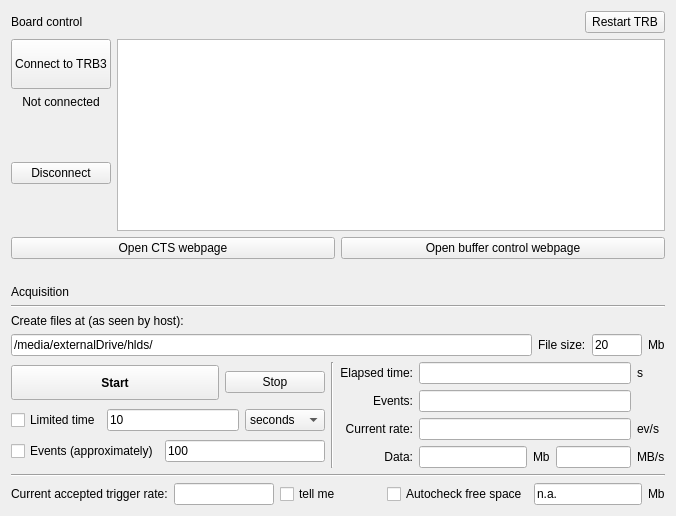
      <widget class="QWidget" name="tab_7">
       <attribute name="title">
        <string>Acquire</string>
       </attribute>
       <layout class="QVBoxLayout" name="verticalLayout_32">
        <item>
         <layout class="QHBoxLayout" name="horizontalLayout_59">
          <property name="topMargin">
           <number>0</number>
          </property>
          <item>
           <widget class="QLabel" name="label_60">
            <property name="text">
             <string>Board control</string>
            </property>
           </widget>
          </item>
          <item>
           <spacer name="horizontalSpacer_23">
            <property name="orientation">
             <enum>Qt::Orientation::Horizontal</enum>
            </property>
            <property name="sizeHint" stdset="0">
             <size>
              <width>40</width>
              <height>20</height>
             </size>
            </property>
           </spacer>
          </item>
          <item>
           <widget class="QPushButton" name="pbRestartTrb">
            <property name="text">
             <string>Restart TRB</string>
            </property>
           </widget>
          </item>
         </layout>
        </item>
        <item>
         <layout class="QHBoxLayout" name="horizontalLayout_54">
          <item>
           <layout class="QVBoxLayout" name="verticalLayout_26">
            <item>
             <widget class="QPushButton" name="pbBoardOn">
              <property name="minimumSize">
               <size>
                <width>0</width>
                <height>50</height>
               </size>
              </property>
              <property name="text">
               <string>Connect to TRB3</string>
              </property>
             </widget>
            </item>
            <item>
             <widget class="QLabel" name="labConnectionStatus">
              <property name="sizePolicy">
               <sizepolicy hsizetype="Preferred" vsizetype="Preferred">
                <horstretch>0</horstretch>
                <verstretch>0</verstretch>
               </sizepolicy>
              </property>
              <property name="maximumSize">
               <size>
                <width>16777215</width>
                <height>30</height>
               </size>
              </property>
              <property name="text">
               <string>Not connected</string>
              </property>
              <property name="alignment">
               <set>Qt::AlignmentFlag::AlignCenter</set>
              </property>
             </widget>
            </item>
            <item>
             <spacer name="verticalSpacer_25">
              <property name="orientation">
               <enum>Qt::Orientation::Vertical</enum>
              </property>
              <property name="sizeHint" stdset="0">
               <size>
                <width>20</width>
                <height>40</height>
               </size>
              </property>
             </spacer>
            </item>
            <item>
             <widget class="QPushButton" name="pbBoardOff">
              <property name="text">
               <string>Disconnect</string>
              </property>
             </widget>
            </item>
            <item>
             <spacer name="verticalSpacer_24">
              <property name="orientation">
               <enum>Qt::Orientation::Vertical</enum>
              </property>
              <property name="sizeHint" stdset="0">
               <size>
                <width>20</width>
                <height>40</height>
               </size>
              </property>
             </spacer>
            </item>
           </layout>
          </item>
          <item>
           <widget class="QPlainTextEdit" name="pteBoardLog"/>
          </item>
         </layout>
        </item>
        <item>
         <layout class="QHBoxLayout" name="horizontalLayout_60">
          <property name="topMargin">
           <number>0</number>
          </property>
          <item>
           <widget class="QPushButton" name="pbOpenCTS">
            <property name="text">
             <string>Open CTS webpage</string>
            </property>
           </widget>
          </item>
          <item>
           <widget class="QPushButton" name="pbOpenBufferControl">
            <property name="text">
             <string>Open buffer control webpage</string>
            </property>
           </widget>
          </item>
         </layout>
        </item>
        <item>
         <widget class="QLabel" name="label_59">
          <property name="text">
           <string/>
          </property>
         </widget>
        </item>
        <item>
         <widget class="QLabel" name="label_44">
          <property name="text">
           <string>Acquisition</string>
          </property>
         </widget>
        </item>
        <item>
         <widget class="Line" name="line_7">
          <property name="orientation">
           <enum>Qt::Orientation::Horizontal</enum>
          </property>
         </widget>
        </item>
        <item>
         <widget class="QLabel" name="label_50">
          <property name="text">
           <string>Create files at (as seen by host):</string>
          </property>
         </widget>
        </item>
        <item>
         <layout class="QHBoxLayout" name="horizontalLayout_56">
          <item>
           <widget class="QLineEdit" name="leFolderForHldFiles">
            <property name="contextMenuPolicy">
             <enum>Qt::ContextMenuPolicy::CustomContextMenu</enum>
            </property>
            <property name="toolTip">
             <string>This is the directory at the storage computer. If the storage computer is the same as the one running TRBreader, one can use right-click to select the directory</string>
            </property>
            <property name="text">
             <string>/media/externalDrive/hlds/</string>
            </property>
           </widget>
          </item>
          <item>
           <widget class="QLabel" name="label_56">
            <property name="text">
             <string>File size:</string>
            </property>
           </widget>
          </item>
          <item>
           <widget class="QLineEdit" name="leiHldFileSize">
            <property name="maximumSize">
             <size>
              <width>50</width>
              <height>16777215</height>
             </size>
            </property>
            <property name="text">
             <string>20</string>
            </property>
           </widget>
          </item>
          <item>
           <widget class="QLabel" name="label_57">
            <property name="text">
             <string>Mb</string>
            </property>
           </widget>
          </item>
         </layout>
        </item>
        <item>
         <layout class="QHBoxLayout" name="horizontalLayout_52">
          <item>
           <layout class="QVBoxLayout" name="verticalLayout_30">
            <item>
             <layout class="QHBoxLayout" name="horizontalLayout_50">
              <item>
               <widget class="QPushButton" name="pbStartAcquire">
                <property name="minimumSize">
                 <size>
                  <width>0</width>
                  <height>35</height>
                 </size>
                </property>
                <property name="font">
                 <font>
                  <bold>true</bold>
                 </font>
                </property>
                <property name="text">
                 <string>Start</string>
                </property>
               </widget>
              </item>
              <item>
               <widget class="QPushButton" name="pbStopAcquire">
                <property name="maximumSize">
                 <size>
                  <width>100</width>
                  <height>16777215</height>
                 </size>
                </property>
                <property name="text">
                 <string>Stop</string>
                </property>
               </widget>
              </item>
             </layout>
            </item>
            <item>
             <layout class="QHBoxLayout" name="horizontalLayout_51">
              <item>
               <widget class="QCheckBox" name="cbLimitedTime">
                <property name="text">
                 <string>Limited time</string>
                </property>
               </widget>
              </item>
              <item>
               <widget class="QLineEdit" name="ledTimeSpan">
                <property name="text">
                 <string>10</string>
                </property>
               </widget>
              </item>
              <item>
               <widget class="QComboBox" name="cobTimeUnits">
                <item>
                 <property name="text">
                  <string>seconds</string>
                 </property>
                </item>
                <item>
                 <property name="text">
                  <string>minuntes</string>
                 </property>
                </item>
                <item>
                 <property name="text">
                  <string>hours</string>
                 </property>
                </item>
               </widget>
              </item>
             </layout>
            </item>
            <item>
             <layout class="QHBoxLayout" name="horizontalLayout_53">
              <item>
               <widget class="QCheckBox" name="cbLimitEvents">
                <property name="text">
                 <string>Events (approximately)</string>
                </property>
               </widget>
              </item>
              <item>
               <widget class="QLineEdit" name="leiMaxEvents">
                <property name="text">
                 <string>100</string>
                </property>
               </widget>
              </item>
             </layout>
            </item>
           </layout>
          </item>
          <item>
           <widget class="Line" name="line_3">
            <property name="orientation">
             <enum>Qt::Orientation::Vertical</enum>
            </property>
           </widget>
          </item>
          <item>
           <layout class="QHBoxLayout" name="horizontalLayout_49">
            <item>
             <layout class="QVBoxLayout" name="verticalLayout_29">
              <item>
               <widget class="QLabel" name="label_52">
                <property name="text">
                 <string>Elapsed time:</string>
                </property>
                <property name="alignment">
                 <set>Qt::AlignmentFlag::AlignRight|Qt::AlignmentFlag::AlignTrailing|Qt::AlignmentFlag::AlignVCenter</set>
                </property>
               </widget>
              </item>
              <item>
               <widget class="QLabel" name="label_46">
                <property name="text">
                 <string>Events:</string>
                </property>
                <property name="alignment">
                 <set>Qt::AlignmentFlag::AlignRight|Qt::AlignmentFlag::AlignTrailing|Qt::AlignmentFlag::AlignVCenter</set>
                </property>
               </widget>
              </item>
              <item>
               <widget class="QLabel" name="label_47">
                <property name="text">
                 <string>Current rate:</string>
                </property>
                <property name="alignment">
                 <set>Qt::AlignmentFlag::AlignRight|Qt::AlignmentFlag::AlignTrailing|Qt::AlignmentFlag::AlignVCenter</set>
                </property>
               </widget>
              </item>
              <item>
               <widget class="QLabel" name="label_49">
                <property name="text">
                 <string>Data:</string>
                </property>
                <property name="alignment">
                 <set>Qt::AlignmentFlag::AlignRight|Qt::AlignmentFlag::AlignTrailing|Qt::AlignmentFlag::AlignVCenter</set>
                </property>
               </widget>
              </item>
             </layout>
            </item>
            <item>
             <layout class="QVBoxLayout" name="verticalLayout_28">
              <item>
               <widget class="QLineEdit" name="leStatTime"/>
              </item>
              <item>
               <widget class="QLineEdit" name="leStatNumEv"/>
              </item>
              <item>
               <widget class="QLineEdit" name="leStatRate"/>
              </item>
              <item>
               <layout class="QHBoxLayout" name="horizontalLayout_83">
                <property name="topMargin">
                 <number>0</number>
                </property>
                <item>
                 <widget class="QLineEdit" name="leStatData"/>
                </item>
                <item>
                 <widget class="QLabel" name="labDataUnits">
                  <property name="text">
                   <string>Mb</string>
                  </property>
                 </widget>
                </item>
                <item>
                 <widget class="QLineEdit" name="leStatDataSaveRate">
                  <property name="maximumSize">
                   <size>
                    <width>75</width>
                    <height>16777215</height>
                   </size>
                  </property>
                 </widget>
                </item>
               </layout>
              </item>
             </layout>
            </item>
            <item>
             <layout class="QVBoxLayout" name="verticalLayout_27">
              <item>
               <widget class="QLabel" name="label_53">
                <property name="text">
                 <string>s</string>
                </property>
               </widget>
              </item>
              <item>
               <widget class="QLabel" name="label_54">
                <property name="text">
                 <string/>
                </property>
               </widget>
              </item>
              <item>
               <widget class="QLabel" name="label_48">
                <property name="text">
                 <string>ev/s</string>
                </property>
               </widget>
              </item>
              <item>
               <widget class="QLabel" name="label_121">
                <property name="text">
                 <string>MB/s</string>
                </property>
               </widget>
              </item>
             </layout>
            </item>
           </layout>
          </item>
         </layout>
        </item>
        <item>
         <widget class="Line" name="line_15">
          <property name="orientation">
           <enum>Qt::Orientation::Horizontal</enum>
          </property>
         </widget>
        </item>
        <item>
         <layout class="QHBoxLayout" name="horizontalLayout_66">
          <property name="topMargin">
           <number>0</number>
          </property>
          <item>
           <widget class="QLabel" name="label_71">
            <property name="text">
             <string>Current accepted trigger rate:</string>
            </property>
           </widget>
          </item>
          <item>
           <widget class="QLineEdit" name="leCurAceptTrigrate_onAcquire">
            <property name="maximumSize">
             <size>
              <width>100</width>
              <height>16777215</height>
             </size>
            </property>
           </widget>
          </item>
          <item>
           <widget class="QCheckBox" name="cbTellMeRate">
            <property name="contextMenuPolicy">
             <enum>Qt::ContextMenuPolicy::CustomContextMenu</enum>
            </property>
            <property name="toolTip">
             <string>Use voice module to tell the rate
Right-click to set the averaging time</string>
            </property>
            <property name="text">
             <string>tell me</string>
            </property>
           </widget>
          </item>
          <item>
           <spacer name="horizontalSpacer_36">
            <property name="orientation">
             <enum>Qt::Orientation::Horizontal</enum>
            </property>
            <property name="sizeHint" stdset="0">
             <size>
              <width>40</width>
              <height>20</height>
             </size>
            </property>
           </spacer>
          </item>
          <item>
           <widget class="QCheckBox" name="cbAutocheckFreeSpace">
            <property name="text">
             <string>Autocheck free space</string>
            </property>
           </widget>
          </item>
          <item>
           <widget class="QLineEdit" name="leFreeSpace">
            <property name="text">
             <string>n.a.</string>
            </property>
            <property name="readOnly">
             <bool>true</bool>
            </property>
           </widget>
          </item>
          <item>
           <widget class="QLabel" name="label_72">
            <property name="text">
             <string>Mb</string>
            </property>
           </widget>
          </item>
         </layout>
        </item>
       </layout>
      </widget>
